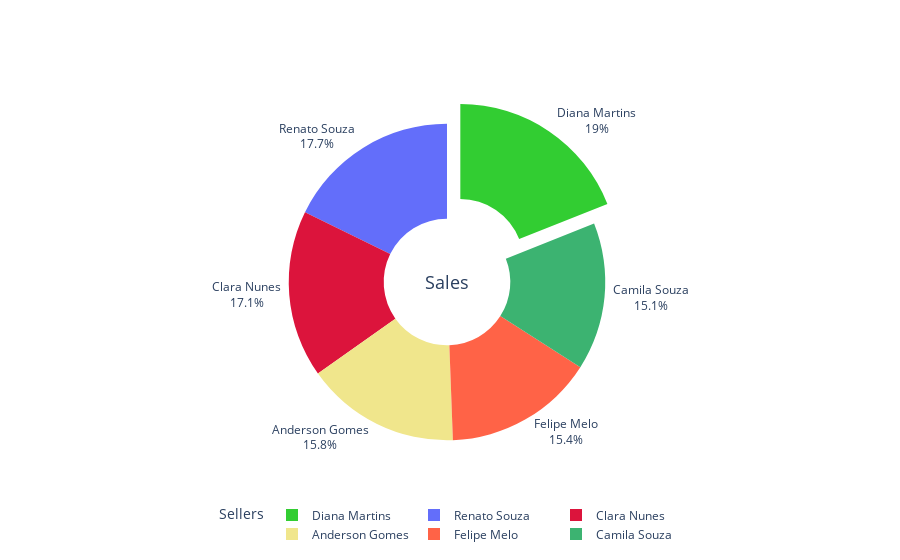

Notebook cell for this chart:
### Code cell
import plotly.graph_objects as go
vendas_vendedor = df_2019.groupby('Vendedor')['Qtd_Prod'].sum()
#a linha de código abaixo também é uma opção
#vendas_vendedor.plot.pie(title='Qtd Vendida por Vendedor')

colunaVend = vendas_vendedor.index
colunaQtd = vendas_vendedor.values
cores_marcadores = ['khaki', 'MediumSeaGreen', 'crimson', 'limegreen', 'tomato']

fig = go.Figure(data = go.Pie(labels=colunaVend,
                              values=colunaQtd,
                              marker_colors = cores_marcadores,
                              hole= 0.4,
                              pull = [0, 0, 0, 0.15, 0, 0, 0],
                              ))

#Ródutos
fig.update_traces(textposition = 'outside', textinfo = 'percent+label')

#Legenda
fig.update_layout(legend_title_text = 'Sellers',
                  legend = (dict(orientation = 'h',
                                 xanchor = 'auto',
                                 x = 0.5)))

#Texto
fig.update_layout(annotations = [dict(text = 'Sales',
                                      x = 0.5,
                                      y = 0.5,
                                      font_size = 18,
                                      showarrow = False)])

fig.show()

### Figure 1 — Plotly figure (JSON) as saved in the notebook; plotly's stock layout.template omitted (floating-point values rounded to 4 significant figures)
{"data": [{"hole": 0.4, "labels": ["Anderson Gomes", "Camila Souza", "Clara Nunes", "Diana Martins", "Felipe Melo", "Renato Souza"], "marker": {"colors": ["khaki", "MediumSeaGreen", "crimson", "limegreen", "tomato"]}, "pull": [0, 0, 0, 0.15, 0, 0, 0], "textinfo": "percent+label", "textposition": "outside", "type": "pie", "values": [226, 216, 245, 272, 220, 254]}], "layout": {"annotations": [{"font": {"size": 18}, "showarrow": false, "text": "Sales", "x": 0.5, "y": 0.5}], "legend": {"orientation": "h", "title": {"text": "Sellers"}, "x": 0.5, "xanchor": "auto"}}}
